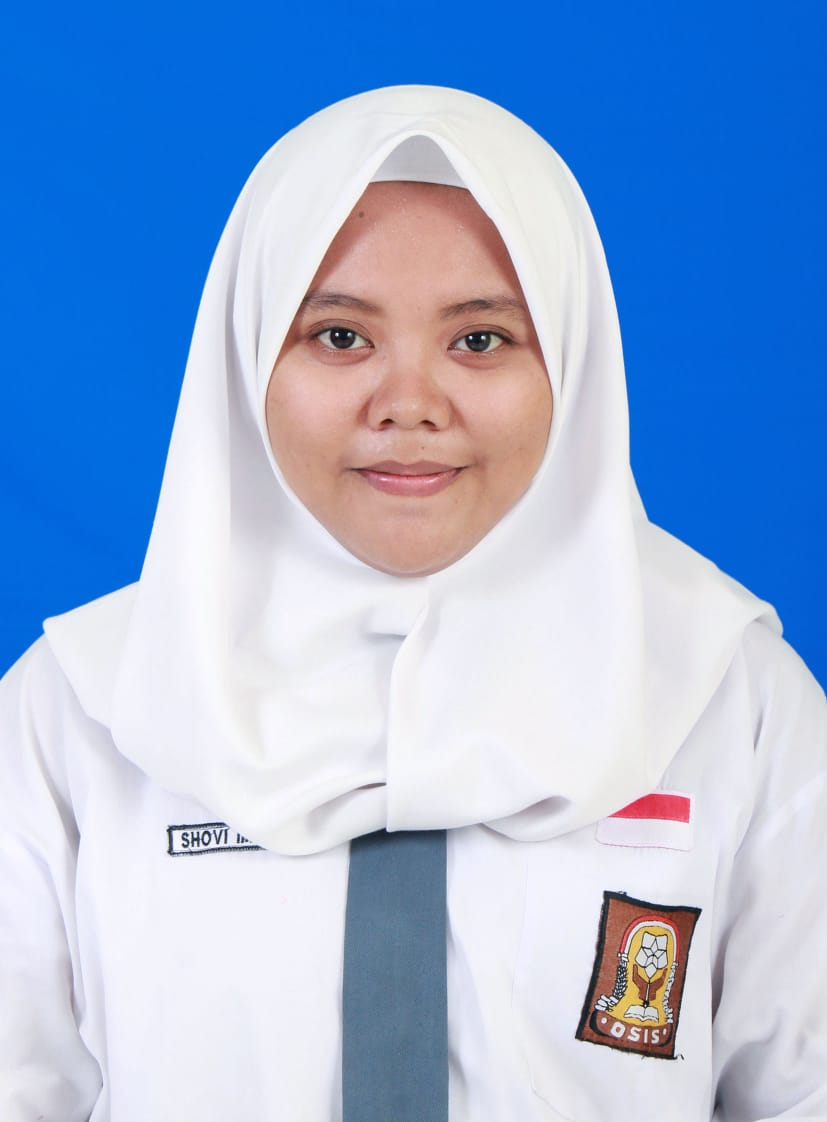
%> input picture Minggu 7/ijazah.jpeg, 827 x 1122 px
$ octave Acara26.m   (GNU Octave 9; MATLAB toolbox functions it lacks are replaced by stand-ins)
%> lines starting %> are read from the running program, lines starting %| are printed output that depends on the picture
I=imread('ijazah.jpeg');
%> I is the input picture: size 1122x827x3 uint8; mean R, G, B 149.8, 176.9, 216.8
hpf1=[-1 -1 -1;-1 8 -1;-1 -1 -1];
hpf2=[0 -1 0;-1 5 -1; 0 -1 0];
hpf3=[1 -2 1;-2 5 -2; 1 -2 1];
J1=uint8(convn(double(I),hpf1,'same'));
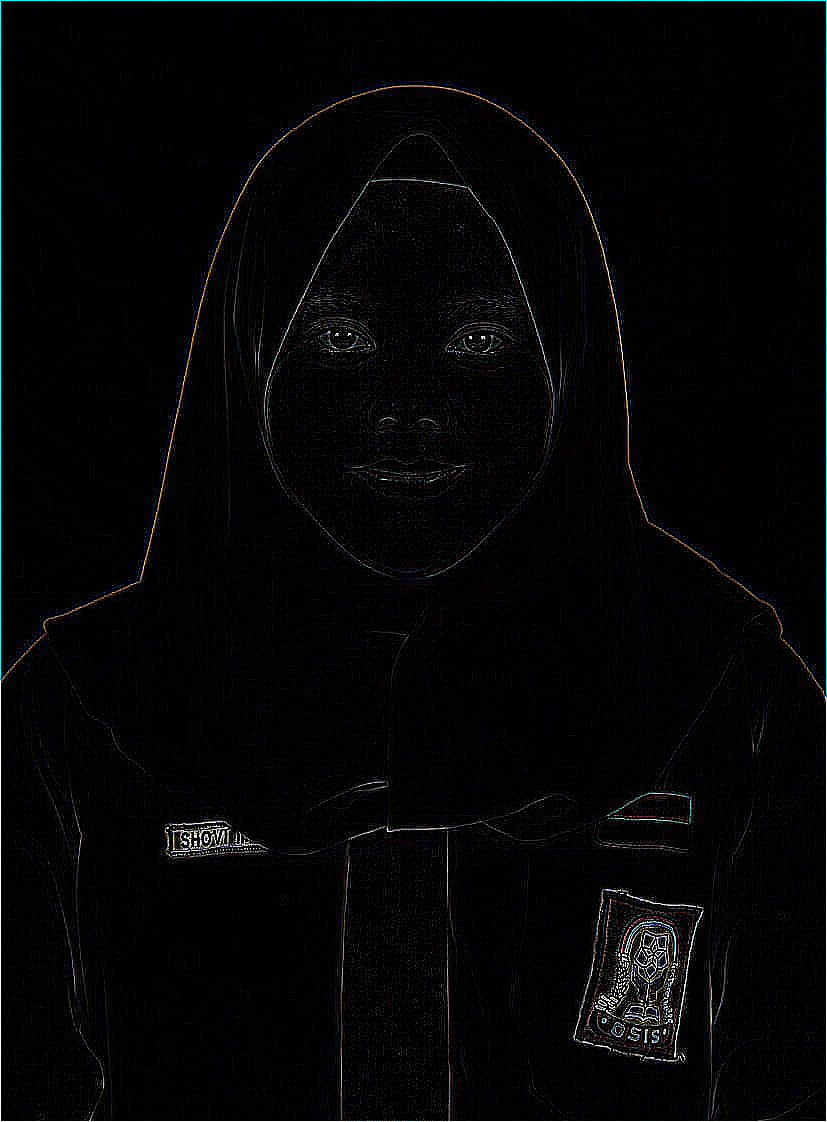
%> J1: size 1122x827x3 uint8; mean R, G, B 4.3, 4.8, 4.9
J2=uint8(convn(double(I),hpf2,'same'));
J3=uint8(convn(double(I),hpf3,'same'));

subplot(1,4,1),imshow(I),title('Citra Asli');
subplot(1,4,2),imshow(J1),title('Citra HPF1');
subplot(1,4,3),imshow(J2),title('Citra HPF2');
subplot(1,4,4),imshow(J3),title('Citra HPF3');
%> after `title('Citra HPF3')`:
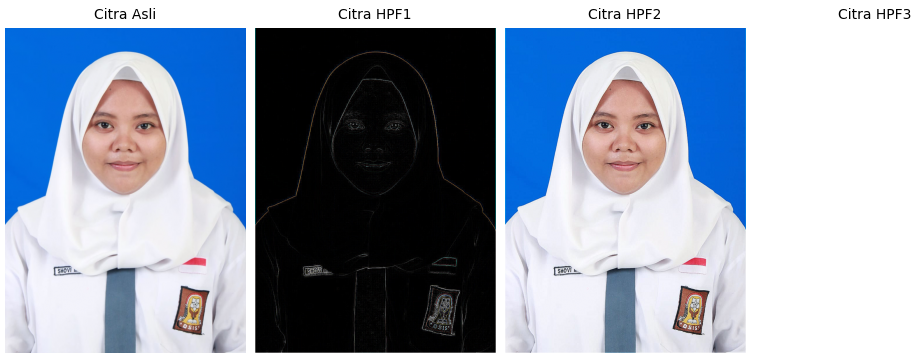
%> figure redrawn from the program's plot data, 4 panels
